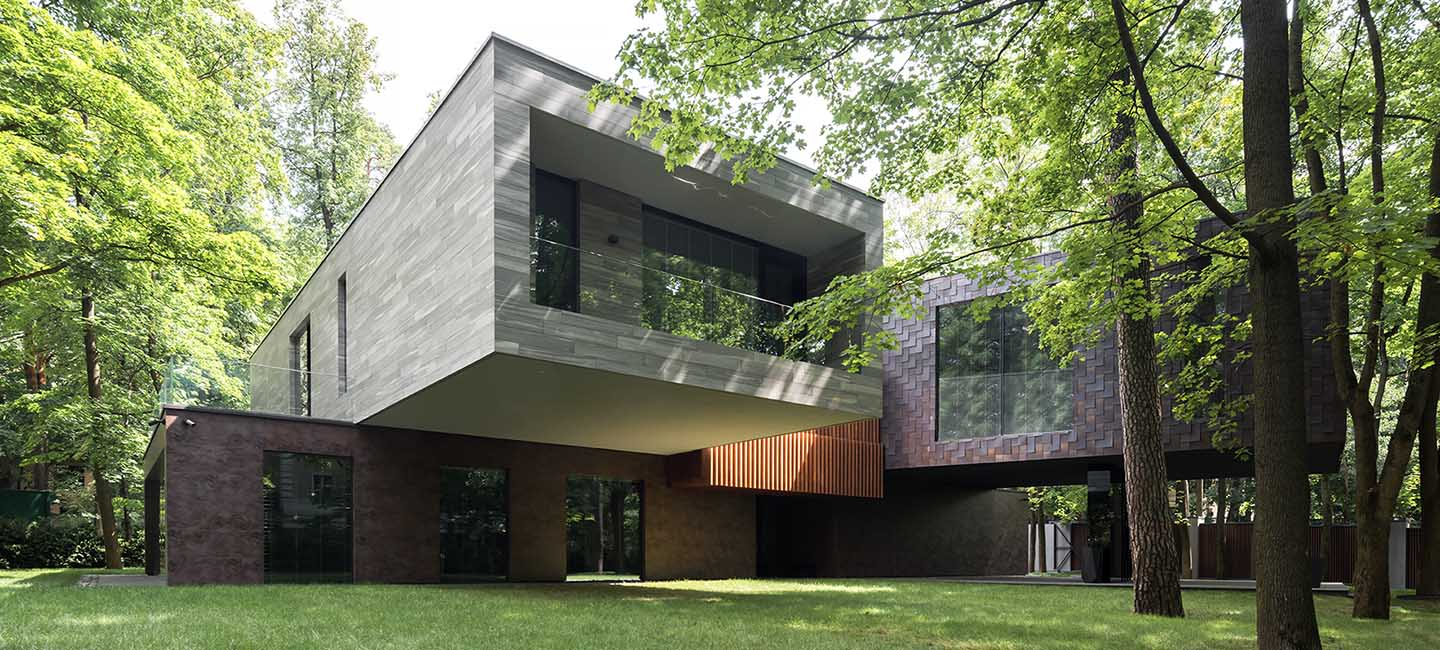
#> input picture Gen AI/house.jpeg, 1440 x 650 px
$ jupyter execute image_edge_detection.ipynb
#> lines starting #> are read from the running program, lines starting #| are printed output that depends on the picture; after the words box and inside, x2 and y2 are one past the last pixel; in counts of white or black regions, pixels touching at a corner belong together
[cell 1]
import cv2
import numpy as np
import matplotlib.pyplot as plt

# Read the image 'house.jpeg'
def read_image(path_to_image):
#> called with path_to_image = 'house.jpeg'
    image = cv2.imread(path_to_image)
#> image is the input picture: shape (650, 1440, 3); mean B, G, R 86.3, 116.5, 109.3
    return image

# Show the imagek
def show_image(image):
    plt.imshow(cv2.cvtColor(image, cv2.COLOR_BGR2RGB))
    plt.show()

# Generate edges of the image using Canny Edge Detector
def generate_canny_edge(image):
    gray_image = cv2.cvtColor(image, cv2.COLOR_BGR2GRAY)
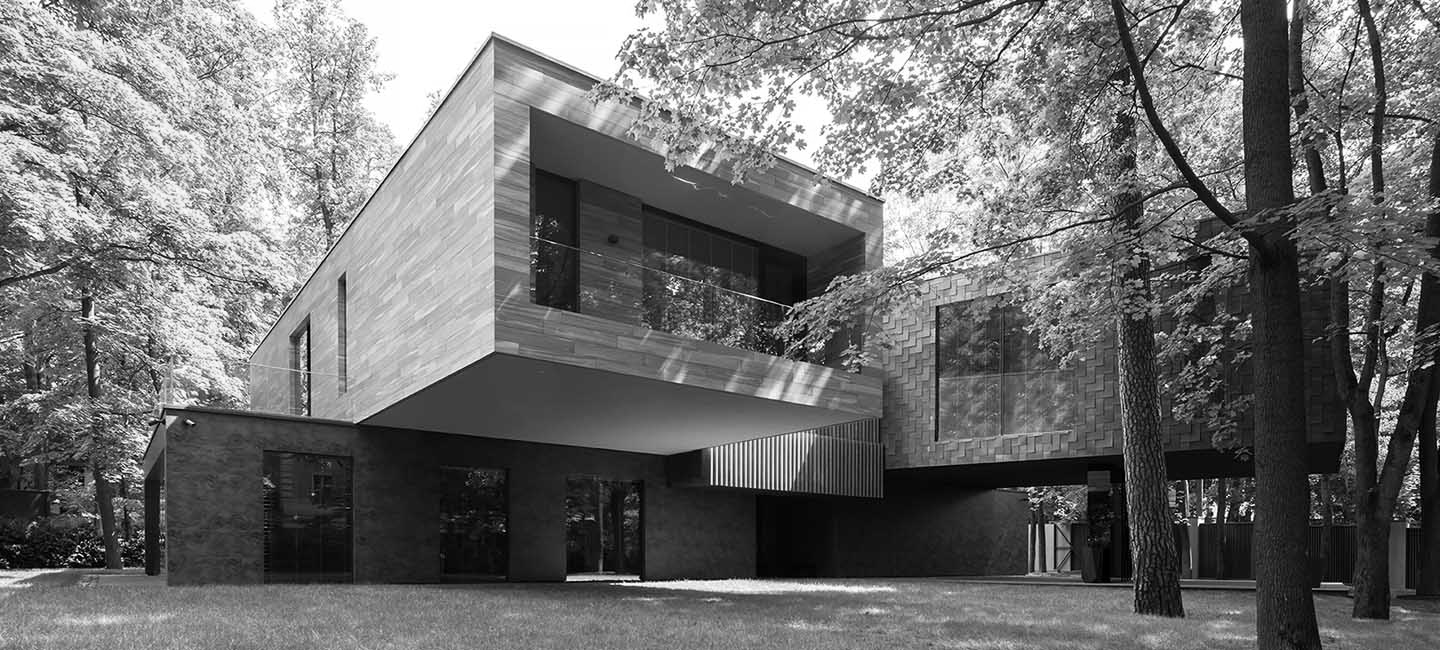
#> gray_image: shape (650, 1440); min 0, max 255, mean 110.9
    blurred_image = cv2.GaussianBlur(gray_image, (5, 5), 0)
    canny_edges = cv2.Canny(blurred_image, 50, 150)
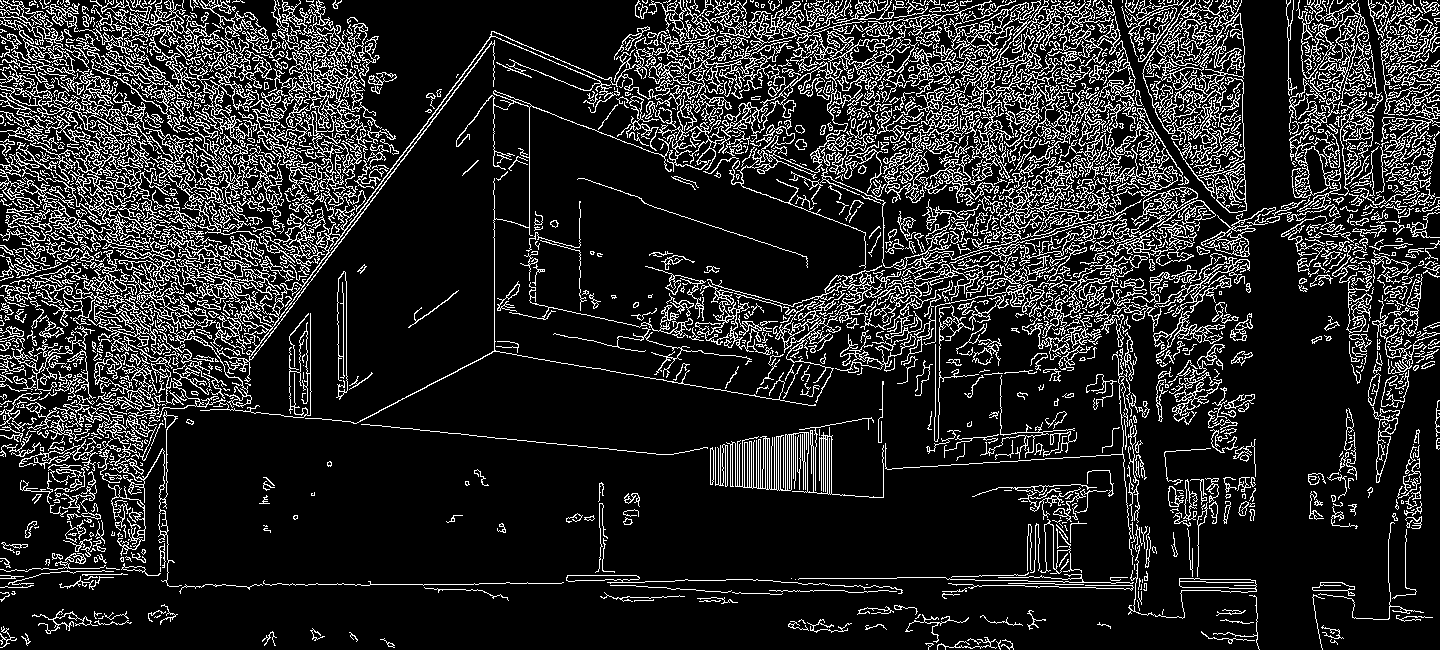
#> canny_edges: shape (650, 1440); 15.5% white in thin lines or dots
    return canny_edges

# Main function
def main():
    path_to_image = 'house.jpeg'
    image = read_image(path_to_image)
    show_image(image)
    canny_edges = generate_canny_edge(image)
    plt.imshow(canny_edges, cmap='gray')
    plt.show()

if __name__ == "__main__":
    main()
